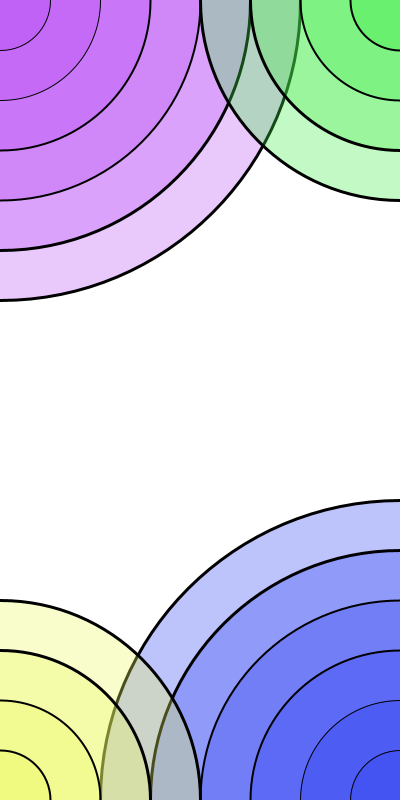
Frame 1 (no input)
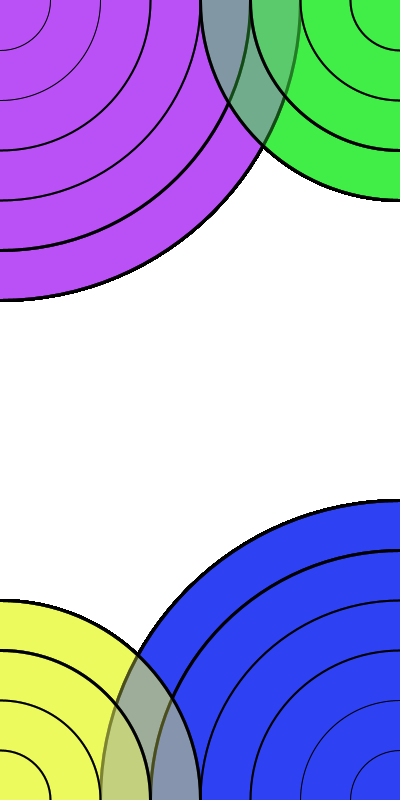
Frame 60 (the mouse pressed at the canvas centre just before this capture)
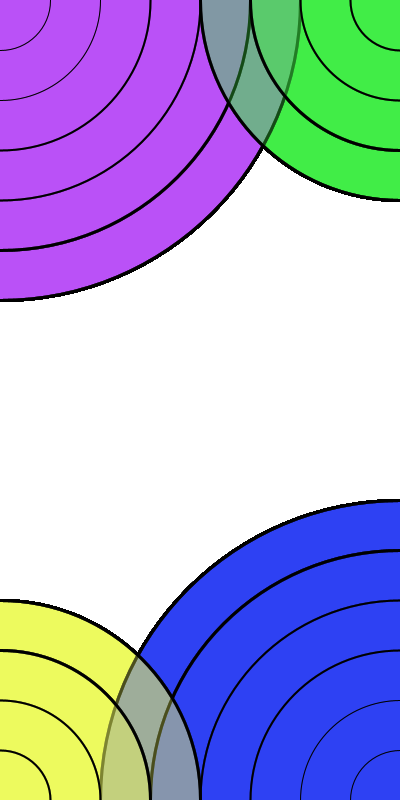
Frame 120 (the mouse held since frame 60 and released just before this capture)

The Processing sketch that drew these frames (run headless with seeded random() and noise(); from frame 60 on, the mouse is pressed at the canvas centre):

// Processing sketch: processing_24804
// ── processing_24804.pde


int a=100;
int b=100;
int side1=400;
int side2=800;


void setup(){
  size(400,800);

  strokeWeight(3);
  background(255);
  smooth();
  noFill();
}

void draw(){
  
  
fill(186,79,245,80);
  strokeWeight(3);
  ellipse(0,0,6*a,6*b);
  ellipse(0,0,5*a,5*b);
  strokeWeight(2);
  ellipse(0,0,4*a,4*b);
  ellipse(0,0,3*a,3*b);
  strokeWeight(1);
  ellipse(0,0,2*a,2*b);
  ellipse(0,0,1*a,1*b);
  
 fill(46,64,242,80);

  strokeWeight(3);
  ellipse(side1,side2,6*a,6*b);
  ellipse(side1,side2,5*a,5*b);
  strokeWeight(2);
  ellipse(side1,side2,4*a,4*b);
  ellipse(side1,side2,3*a,3*b);
  strokeWeight(1);
  ellipse(side1,side2,2*a,2*b);
  ellipse(side1,side2,1*a,1*b);
  
 fill(65,237,71,80);
  
  
  strokeWeight(3);
  ellipse(side1,0,4*a,4*b);
  ellipse(side1,0,3*a,3*b);
  strokeWeight(2);
  ellipse(side1,0,2*a,2*a);
  ellipse(side1,0,1*a,1*a);
  
  fill(236,250,91,80);

  
  strokeWeight(3);
  ellipse(0,side2,4*a,4*b);
  ellipse(0,side2,3*a,3*b);
  strokeWeight(2);
  ellipse(0,side2,2*a,2*b);
  ellipse(0,side2,1*a,1*b);
  

  


}
